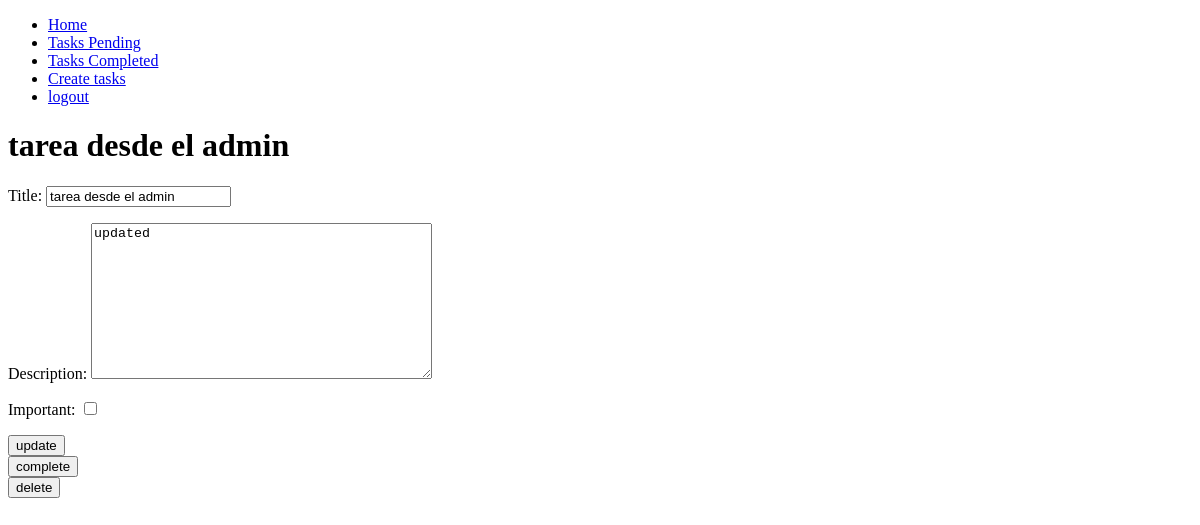
The app's page /tasks/1 (signed in), older data.
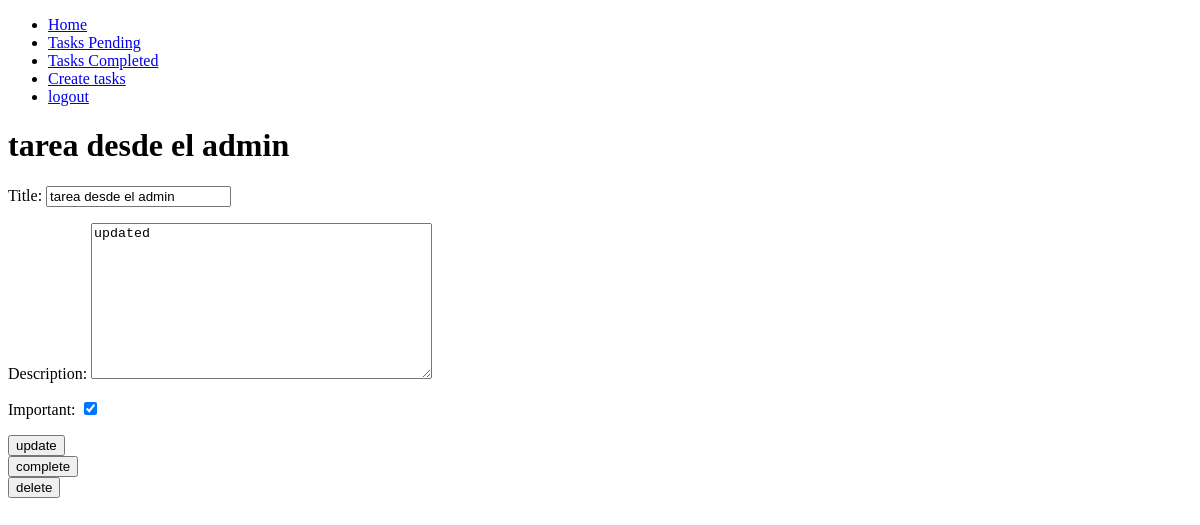
The same page, newer data.
### tasks/models.py (models this page shows, shortened)
class Task(models.Model):
    title = models.CharField(max_length=255)
    description = models.TextField(blank=True)
    created = models.DateTimeField(auto_now_add=True)
    datecompleted = models.DateTimeField(null=True)
    important = models.BooleanField(default=False)
    user = models.ForeignKey(User, on_delete=models.CASCADE)

### tasks/views.py (the view, shortened to what this page needs)
# urls.py: path("tasks/<int:task_id>", views.task_detail, name="task_detail"),
@login_required
def task_detail(request, task_id):
    if request.method == "GET":
        task = get_object_or_404(Task, pk=task_id, user=request.user)
        form = CreateTaskForm(instance=task)
        return render(request, "task_detail.html", {"task": task, "form": form})

### tasks/forms.py
class CreateTaskForm(ModelForm):
    class Meta:
        model = Task
        fields = ["title", "description", "important"]

### tasks/templates/task_detail.html (shortened to what this page needs)
{% extends 'layouts/base.html' %}
{% block content %}
<h1>{{ task.title }}</h1>
<form method="post">
    {{ form.as_p }}
    <button type="submit">update</button>
</form>
<form action="{% url 'complete_task' task.id %}" method="post">
    <button>complete</button>
</form>
<form action="{% url 'delete_task' task.id %}" method="post">
    <button>delete</button>
</form>
{% endblock %}

Row changes from the older to the newer data that the page shows:
changed Task "tarea desde el admin": important "☐" → "☑"
